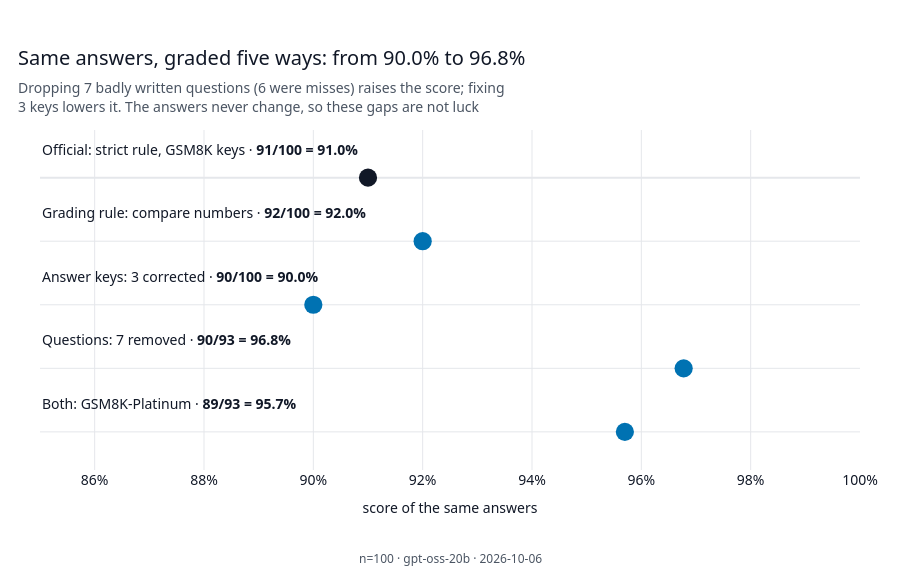

Notebook cell for this chart:
### Markdown cell above
The table and the chart below grade the same answers five ways. Each row changes one part of Day 1's
exam: the grading rule, the answer key or the questions. The answers never change, so the gaps between rows
are exact, not luck. The 95% range in the table is each score's own uncertainty about the true score; do not
compare the ranges by eye.

### Code cell
show_table(tables.score_ladder(summary))
figures.fig_ladder(summary).show()

### Figure 1 — Plotly figure (JSON) as saved in the notebook; plotly's stock layout.template omitted (floating-point values rounded to 4 significant figures)
{"data": [{"customdata": ["Official: strict rule, GSM8K keys", "Grading rule: compare numbers", "Answer keys: 3 corrected", "Questions: 7 removed", "Both: GSM8K-Platinum"], "hovertemplate": "%{customdata}: %{x:.1%}<extra></extra>", "marker": {"color": ["#111827", "#0072B2", "#0072B2", "#0072B2", "#0072B2"], "size": 18.2}, "mode": "markers", "type": "scatter", "x": [0.91, 0.92, 0.9, 0.9677, 0.957], "y": [0, 1, 2, 3, 4]}], "layout": {"annotations": [{"font": {"color": "#111827", "size": 14}, "showarrow": false, "text": "Official: strict rule, GSM8K keys · <b>91/100 = 91.0%</b>", "x": 0, "xanchor": "left", "xref": "paper", "y": 0, "yanchor": "bottom", "yref": "y", "yshift": 17.0}, {"font": {"color": "#111827", "size": 14}, "showarrow": false, "text": "Grading rule: compare numbers · <b>92/100 = 92.0%</b>", "x": 0, "xanchor": "left", "xref": "paper", "y": 1, "yanchor": "bottom", "yref": "y", "yshift": 17.0}, {"font": {"color": "#111827", "size": 14}, "showarrow": false, "text": "Answer keys: 3 corrected · <b>90/100 = 90.0%</b>", "x": 0, "xanchor": "left", "xref": "paper", "y": 2, "yanchor": "bottom", "yref": "y", "yshift": 17.0}, {"font": {"color": "#111827", "size": 14}, "showarrow": false, "text": "Questions: 7 removed · <b>90/93 = 96.8%</b>", "x": 0, "xanchor": "left", "xref": "paper", "y": 3, "yanchor": "bottom", "yref": "y", "yshift": 17.0}, {"font": {"color": "#111827", "size": 14}, "showarrow": false, "text": "Both: GSM8K-Platinum · <b>89/93 = 95.7%</b>", "x": 0, "xanchor": "left", "xref": "paper", "y": 4, "yanchor": "bottom", "yref": "y", "yshift": 17.0}, {"font": {"color": "#4B5563", "size": 12}, "showarrow": false, "text": "n=100 · gpt-oss-20b · 2026-10-06", "x": 0.5, "xanchor": "center", "xref": "paper", "y": 0, "yanchor": "top", "yref": "paper", "yshift": -78}], "font": {"color": "#111827", "family": "\"Segoe UI\", Arial, sans-serif", "size": 14}, "height": 580, "hoverlabel": {"font": {"family": "\"Segoe UI\", Arial, sans-serif", "size": 14}}, "margin": {"b": 110, "l": 40, "r": 40, "t": 130}, "paper_bgcolor": "#FFFFFF", "plot_bgcolor": "#FFFFFF", "showlegend": false, "title": {"font": {"size": 20}, "subtitle": {"font": {"color": "#4B5563", "size": 14}, "text": "Dropping 7 badly written questions (6 were misses) raises the score; fixing<br>3 keys lowers it. The answers never change, so these gaps are not luck"}, "text": "Same answers, graded five ways: from 90.0% to 96.8%", "x": 0.02, "xanchor": "left"}, "xaxis": {"gridcolor": "#E5E7EB", "range": [0.85, 1.0], "tickformat": ".0%", "title": {"font": {"size": 14}, "text": "score of the same answers"}, "zerolinecolor": "#E5E7EB"}, "yaxis": {"gridcolor": "#E5E7EB", "range": [4.6, -0.75], "showticklabels": false, "title": {"font": {"size": 14}}, "zerolinecolor": "#E5E7EB"}}}
